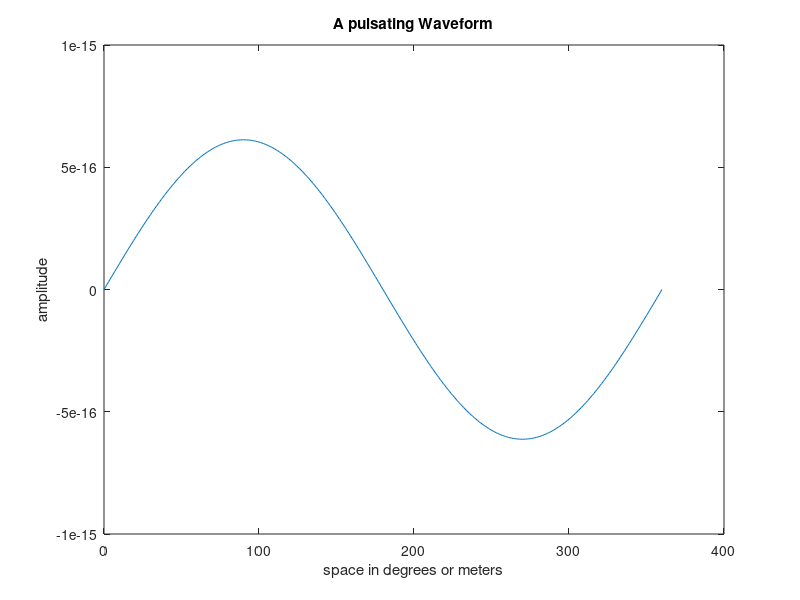

Write MATLAB code to recreate this figure.
% Model         :   electromagic
% Description   :   A program to simulate a pulsating waveform
%                   Press Ctrl+C to stop simulation!
% File name     :   sync_one.m
% contact       :   support@syncmotor.com

% Copyright 2025-26 Synchronous Drives & Inverters Private Limited

clear all;
d = [0:1:360];          %space angle in degrees, just for x-axis of the plot.
x = [0:2*pi/360:2*pi];  %sine angle in radians, for calculation of amplitude.
f = 0.1;                %frequency of harmonic wave.
Ts = 100e-3;            %sec // sample time for simulation
T_simulation = 25;      %sec // total simulation time
display('Press Ctrl+C to stop simulation!')

for t = 0:Ts:T_simulation;
    y = 2*pi*f*t;
    z = sin(x)*sin(y);
    axis([0 360 -2 2]);
    drawnow
    plot(d,z)
    title('A pulsating Waveform')
    xlabel('space in degrees or meters')
    ylabel('amplitude')
end
